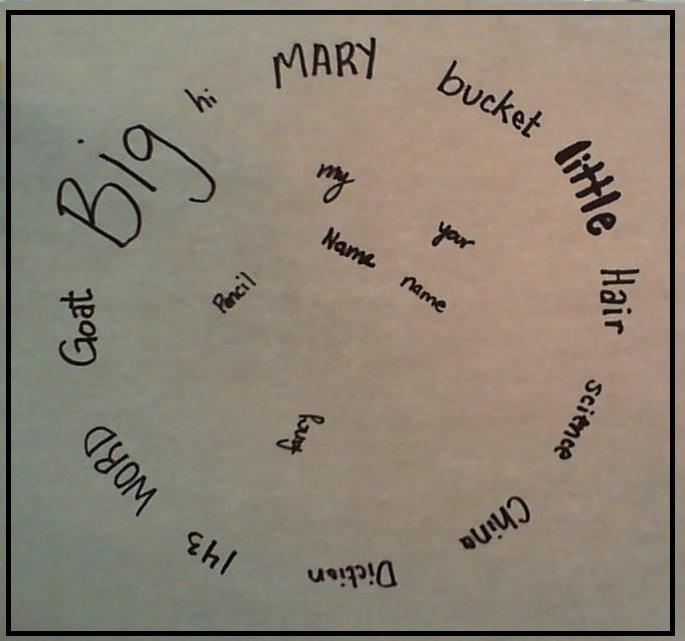
#> input picture squaredarkcircle.jpg, 685 x 641 px
$ python rotate.py
#> lines starting #> are read from the running program, lines starting #| are printed output that depends on the picture; after the words box and inside, x2 and y2 are one past the last pixel; in counts of white or black regions, pixels touching at a corner belong together
# import the necessary packages
import numpy as np
import argparse
import imutils
import cv2

# construct the argument parse and parse the arguments
ap = argparse.ArgumentParser()
ap.add_argument("-i", "--image", default = 'squaredarkcircle.jpg',
                help="path to the image file")
args = vars(ap.parse_args())

# load the image from disk, convert it to grayscale, blur it,
# and apply edge detection to reveal the outline of the pill
image = cv2.imread(args["image"])
#> image is the input picture: shape (641, 685, 3); mean B, G, R 115.8, 129.8, 139.5
gray = cv2.cvtColor(image, cv2.COLOR_BGR2GRAY)
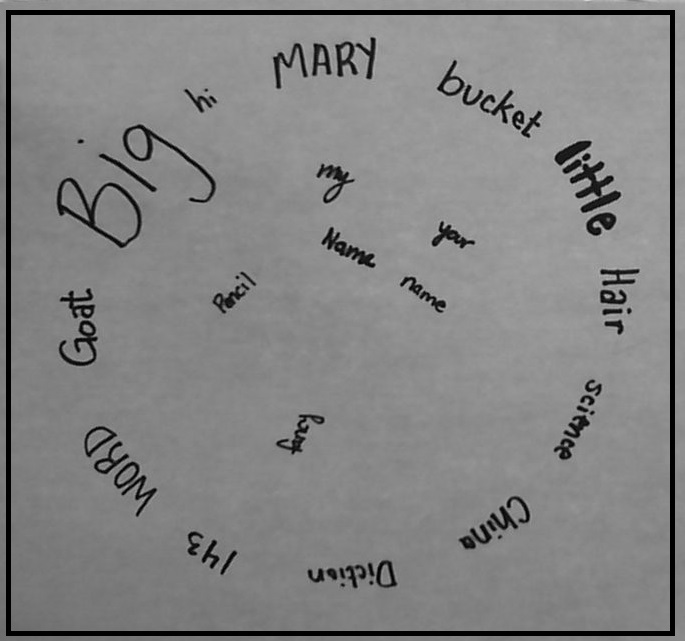
#> gray: shape (641, 685); min 0, max 213, mean 131.1
gray = cv2.GaussianBlur(gray, (3, 3), 0)
edged = cv2.Canny(gray, 20, 100)
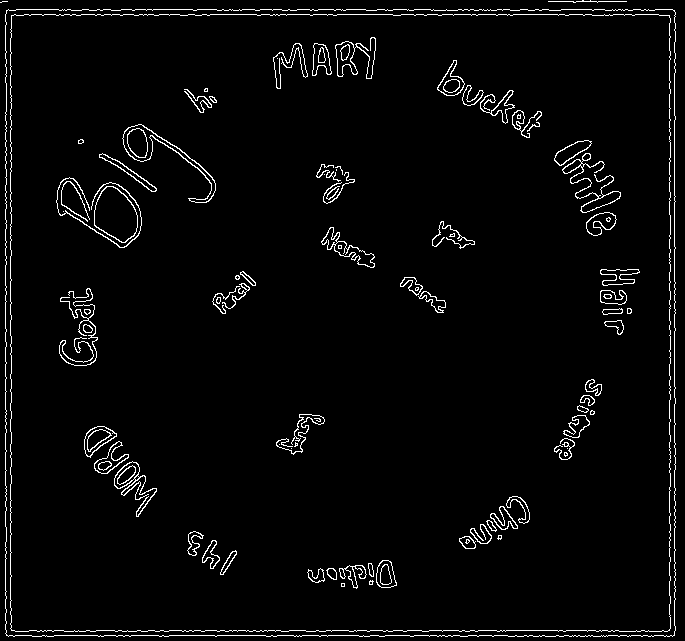
#> edged: shape (641, 685); 3.1% white in thin lines or dots

# find contours in the edge map
cnts = cv2.findContours(edged.copy(), cv2.RETR_EXTERNAL,
	cv2.CHAIN_APPROX_SIMPLE)
#> cnts = 3 contours, 2 with area under 20; largest, box (x1, y1, x2, y2) and area: (5, 9, 676, 637) 418664
cnts = imutils.grab_contours(cnts)

# ensure at least one contour was found
if len(cnts) > 0:
    # grab the largest contour, then draw a mask for the pill
    c = max(cnts, key=cv2.contourArea)
#> c = contour of 773 points, box (x1, y1, x2, y2) (5, 9, 676, 637), area 418664
    mask = np.zeros(gray.shape, dtype="uint8")
    cv2.drawContours(mask, [c], -1, 255, -1)
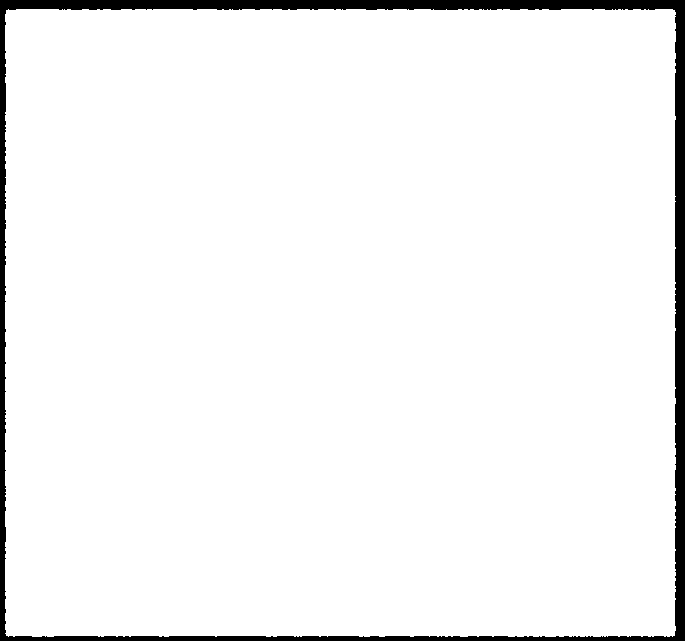
#> mask: shape (641, 685); 95.6% white; 1 black region, box (x1, y1, x2, y2) and area: (0, 0, 685, 641) 19127

    # compute its bounding box of pill, then extract the ROI,
    # and apply the mask
    (x, y, w, h) = cv2.boundingRect(c)
#> x = 5; y = 9; w = 671; h = 628
    imageROI = image[y:y + h, x:x + w]
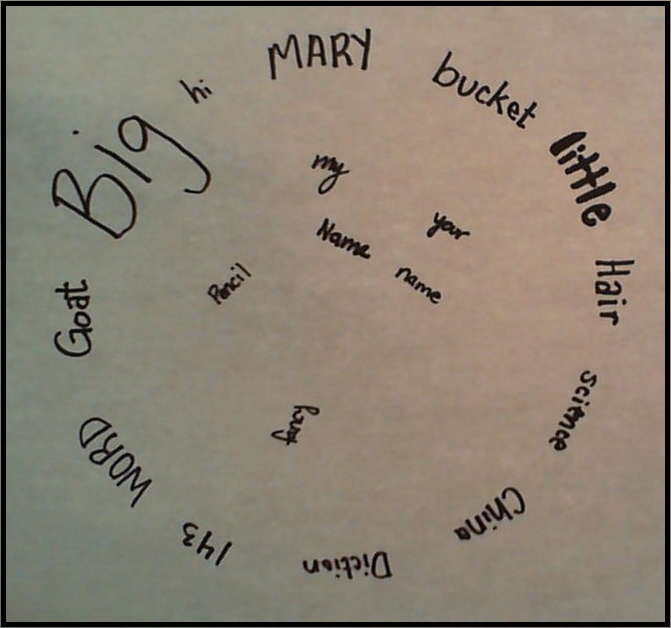
#> imageROI: shape (628, 671, 3); mean B, G, R 115.3, 129.3, 139.2
    maskROI = mask[y:y + h, x:x + w]
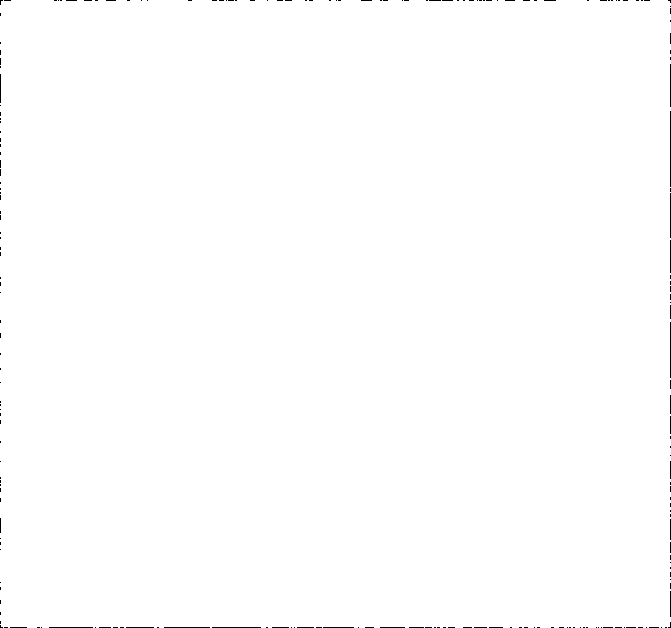
#> maskROI: shape (628, 671); 99.7% white; black in thin lines or dots
    imageROI = cv2.bitwise_and(imageROI, imageROI,
                               mask=maskROI)


    # loop over the rotation angles again, this time ensure the
    # entire pill is still within the ROI after rotation
    for angle in np.arange(0, 360, 10):
        rotated = imutils.rotate_bound(imageROI, angle)
        fname = "in" + str(angle) + ".jpg"
        cv2.imwrite(fname, rotated)
        cv2.waitKey(0)
#> this loop made 36 passes
#> pass 2, `rotated = imutils.rotate_bound(imageROI, angle)`:
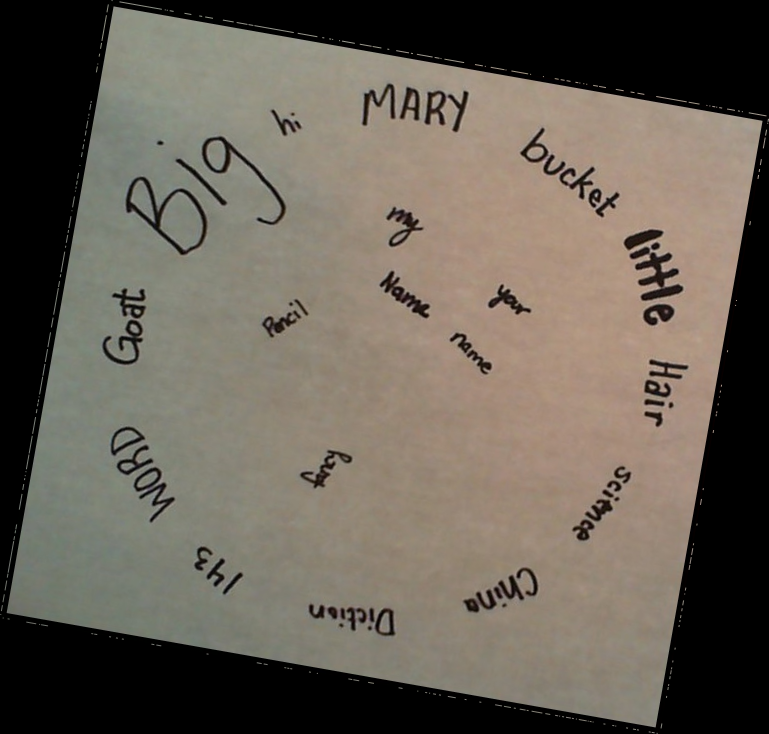
#> rotated: shape (734, 769, 3); mean B, G, R 85.8, 96.2, 103.6
#> pass 3, `rotated = imutils.rotate_bound(imageROI, angle)`:
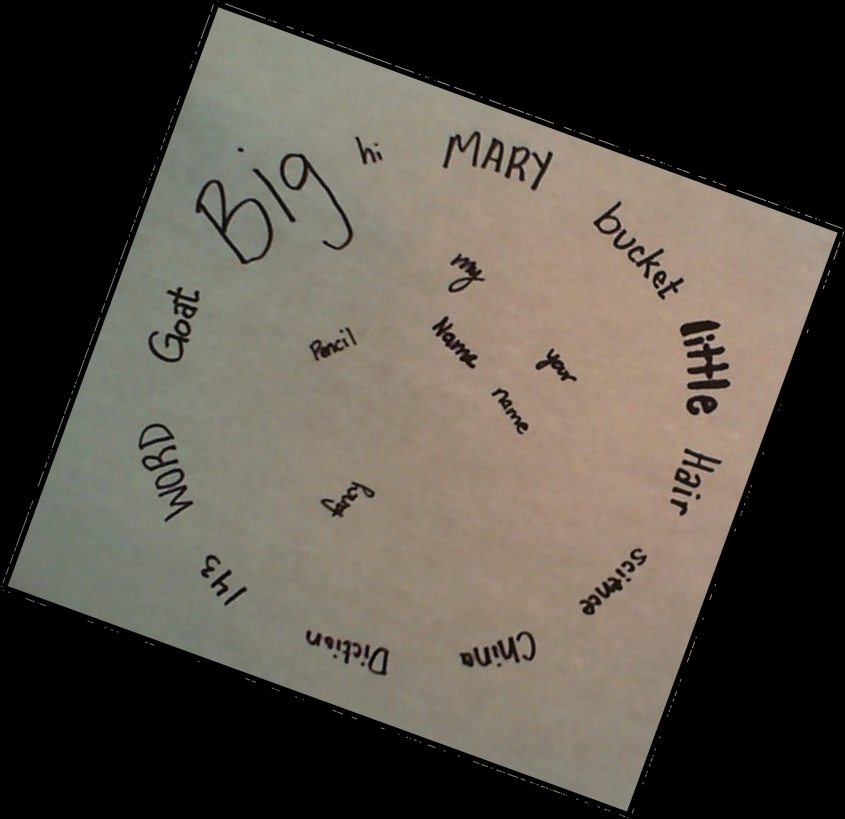
#> rotated: shape (819, 845, 3); mean B, G, R 69.9, 78.5, 84.5

$ run again, with bucket.jpg copied over squaredarkcircle.jpg
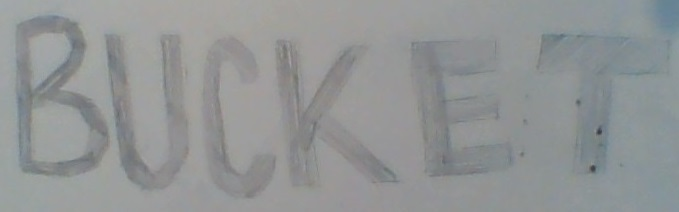
#> input picture bucket.jpg, 679 x 212 px
#> image is the input picture: shape (212, 679, 3); mean B, G, R 149.2, 148.8, 145.8
#> `edged = cv2.Canny(gray, 20, 100)`:
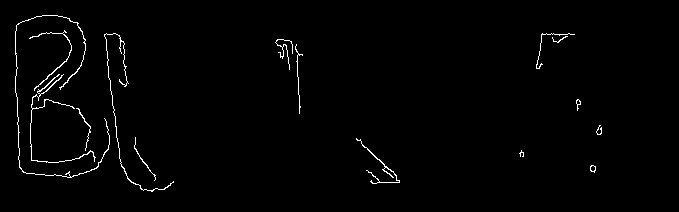
#> edged: shape (212, 679); 1.3% white in thin lines or dots, all inside (x1, y1, x2, y2) = (15, 15, 602, 192)
#> cnts = 15 contours, 9 with area under 20; largest, box (x1, y1, x2, y2) and area: (30, 74, 96, 163) 62, (15, 15, 110, 178) 56, (356, 138, 400, 184) 47, (29, 30, 72, 91) 40, (104, 33, 174, 192) 36, (590, 165, 596, 173) 28
#> c = contour of 181 points, box (x1, y1, x2, y2) (30, 74, 96, 163), area 62
#> mask: shape (212, 679); 0.21% white in thin lines or dots, all inside (x1, y1, x2, y2) = (30, 74, 96, 163)
#> x = 30; y = 74; w = 66; h = 89
#> maskROI: shape (89, 66); 5.2% white in thin lines or dots
#> the loop `for angle in np.arange(0, 360, 10):` made 36 passes
#> pass 3, `rotated = imutils.rotate_bound(imageROI, angle)`:
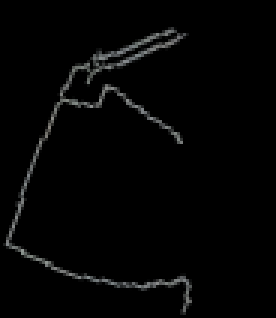
#> rotated: shape (106, 92, 3) (shown 3 times larger); mean B, G, R 4.3, 4.3, 4.2
